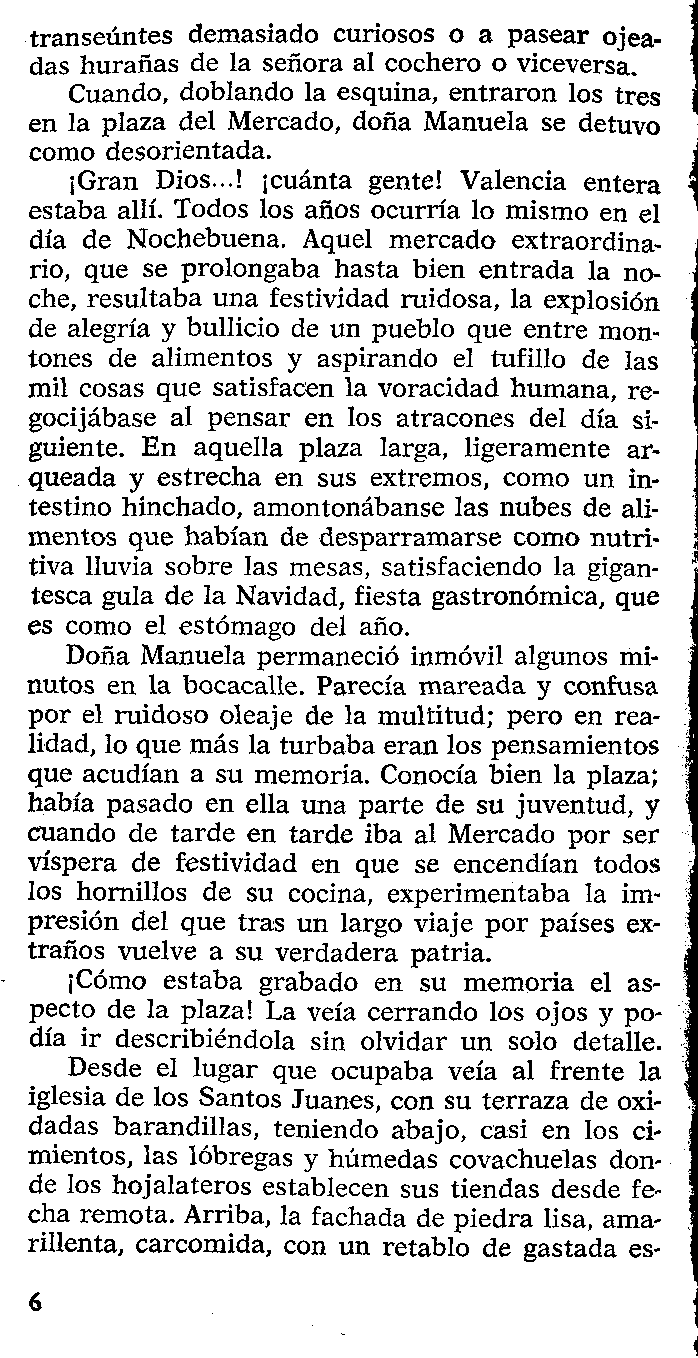
#> input picture 005.tif, 698 x 1358 px, given in place of the camera
$ jupyter execute --allow-errors Limpio.ipynb
#> lines starting #> are read from the running program, lines starting #| are printed output that depends on the picture; after the words box and inside, x2 and y2 are one past the last pixel; in counts of white or black regions, pixels touching at a corner belong together; pictures that were not available may be replaced by others from this repository, and a replacement may not be noted
[cell 1]
import re
import cv2 #opencv-python-headless             4.5.4.58/ ahora opencv-python                      4.5.5.62
import pytesseract
import numpy as np
import matplotlib.pyplot as plt
import time
import RPi.GPIO as GPIO #-> Usar GPIO para botón
import pyttsx3 # cambiar rate, volumen, voces, etc: https://pyttsx3.readthedocs.io/en/latest/engine.html
import pandas as pd
from pytesseract import Output

[cell 2]
#Tesseract, botón y pyttsx3
pytesseract.pytesseract.tesseract_cmd = r'D:\Program Files\Tesseract-OCR\tesseract.exe'
custom_config = r'--oem 3 --psm 1 -l spa'#-l language
engine = pyttsx3.init() #Inicializar pyttsx3
voices = engine.getProperty('voices')
engine.setProperty('voice', voices[2].id) #configurar las voces 2=Español
GPIO.setmode(GPIO.BCM)
GPIO.setup(17, GPIO.IN, pull_up_down=GPIO.PUD_UP) #pin GPIO (06=GND, 11 = GPIO17)

[cell 3]
# get grayscale image
def get_grayscale(image):
    return cv2.cvtColor(image, cv2.COLOR_BGR2GRAY)

# noise removal
def remove_noise(image):
    return cv2.GaussianBlur(image, (7, 7), 0)

#thresholding
def thresholding(img):
    ret2,th2 = cv2.threshold(img,0,255,cv2.THRESH_BINARY+cv2.THRESH_OTSU)
    return th2

#dilation
def dilate(image):
    kernel = np.ones((5,5),np.uint8)
    return cv2.dilate(image, kernel, iterations = 1)#1

#erosion
def erode(image):
    kernel = np.ones((5,5),np.uint8)
    return cv2.erode(image, kernel, iterations = 7)#3

#opening - erosion followed by dilation
def opening(image):
    kernel = np.ones((5,5),np.uint8)
    return cv2.morphologyEx(image, cv2.MORPH_OPEN, kernel)

#C
def canny(image):
    return cv2.Canny(image, 100, 200)

#Rotación
# [29 lines left out: functions getSkewAngle, rotateImage, not called in this run]

# Juntar
def deskew(cvImage):
    angle = getSkewAngle(cvImage)
    return rotateImage(cvImage, -1.0 * angle)

#template matching
def match_template(image, template):
    return cv2.matchTemplate(image, template, cv2.TM_CCOEFF_NORMED)

#Returns text in image
# [4 lines left out: function imagetotext, not called in this run]

def takepicture():
    webcam = cv2.VideoCapture(0)
    check, frame = webcam.read()
#> frame is the input picture: shape (1358, 698, 3); 84.9% white; black in thin lines or dots
#> `img = cv2.imread('049.tif', 0)`: img: shape (1358, 698); 84.9% white; black in thin lines or dots
    cv2.imwrite(filename=r'saved_img.jpg', img=frame)
    webcam.release()

def tts(text):
    engine.say(text);
    engine.runAndWait()

def remove_newlines(text):
        return text.replace("\n"," ") #para quitar las nuevas líneas y que lea con más fluidez

# [85 lines left out: functions leertxt, listafiltrada, accuracyAlonso, not called in this run]

def locateRegion(img):
    #gray
    gray = get_grayscale(img)
    blurred = remove_noise(gray)
    dilated = dilate(blurred)
    eroded = erode(dilated)
    thresh = cv2.threshold(eroded, 0, 255, cv2.THRESH_BINARY | cv2.THRESH_OTSU)[1]
    contours, hierarchy = cv2.findContours(image=thresh, mode=cv2.RETR_TREE, method=cv2.CHAIN_APPROX_NONE)
    image_copy = img.copy()
    cv2.drawContours(image=image_copy, contours=contours, contourIdx=-1, color=(0, 255, 0), thickness=2, lineType=cv2.LINE_AA)
    all_areas= []
    for cnt in contours:
        area= cv2.contourArea(cnt)
        all_areas.append(area)
    sorted_contours= sorted(contours, key=cv2.contourArea, reverse= True)
    mask = np.zeros_like(image_copy) # Queremos que nuestra región de interés sea blanca, y si no, negra
    cv2.drawContours(mask, sorted_contours, 0, (255,255,255), -1) # Hacemos que la región de interés sea blanca
    out = np.zeros_like(image_copy)
    out.fill(255)
    out[mask == 255] = img[mask == 255] # Extraemos el objeto y lo ponemos sobre nuestra "máscara"
    return out

#> (a cell that did not finish here is left out)

#> in thresholding, `ret2,th2 = cv2.threshold(img,0,255,cv2.THRESH_BINARY+cv2.THRESH_OTSU)`: ret2 = 0
    cv2.imwrite('prueba.jpeg', img)
    img = cv2.imread('prueba.jpeg')
    img = locateRegion(img)
#> in remove_noise, `return cv2.GaussianBlur(image, (7, 7), 0)`:
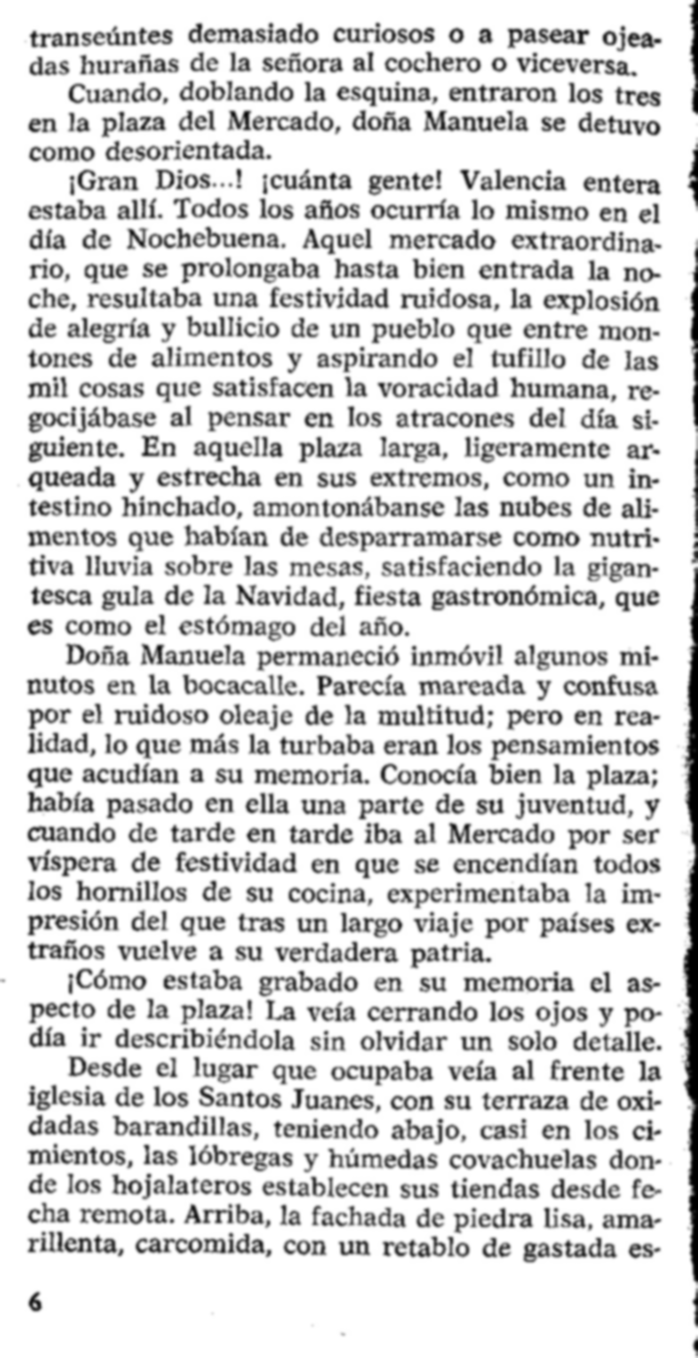
#> returned value: shape (1358, 698); min 0, max 255, mean 216.4
#> in dilate, `return cv2.dilate(image, kernel, iterations = 1)#1`:
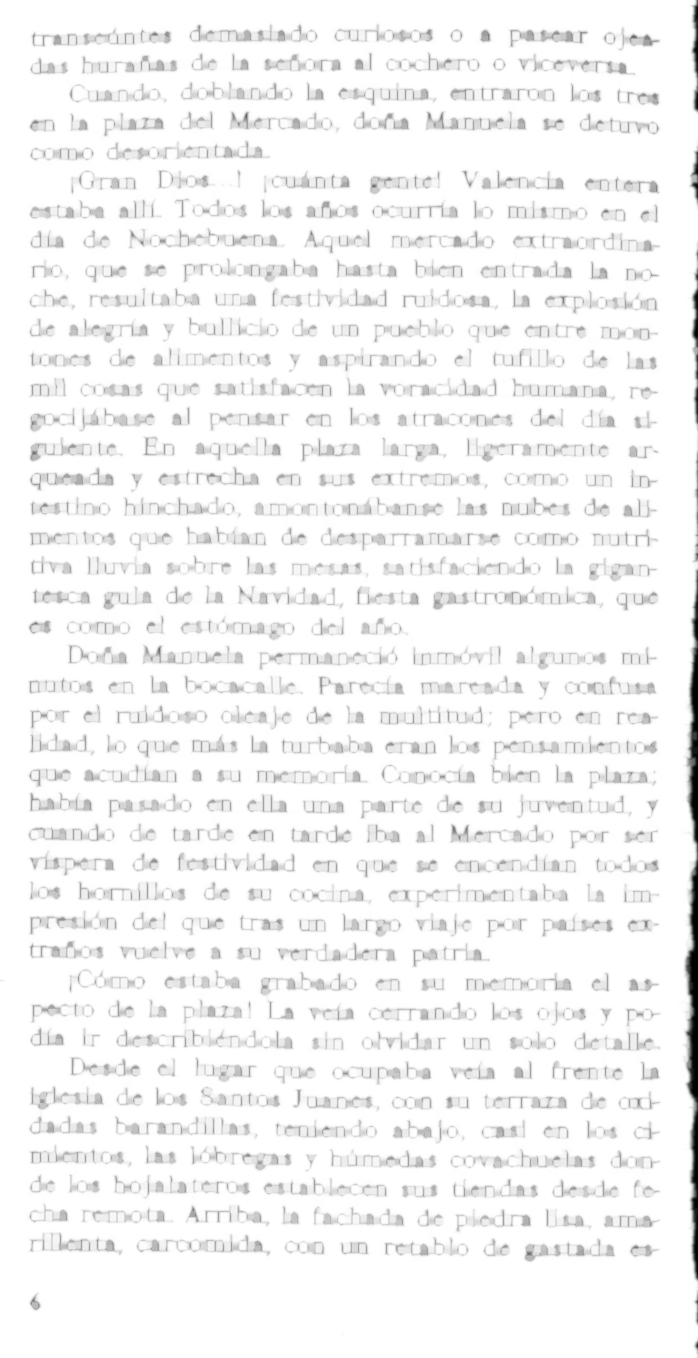
#> returned value: shape (1358, 698); min 0, max 255, mean 244.7
#> in erode, `return cv2.erode(image, kernel, iterations = 7)#3`:
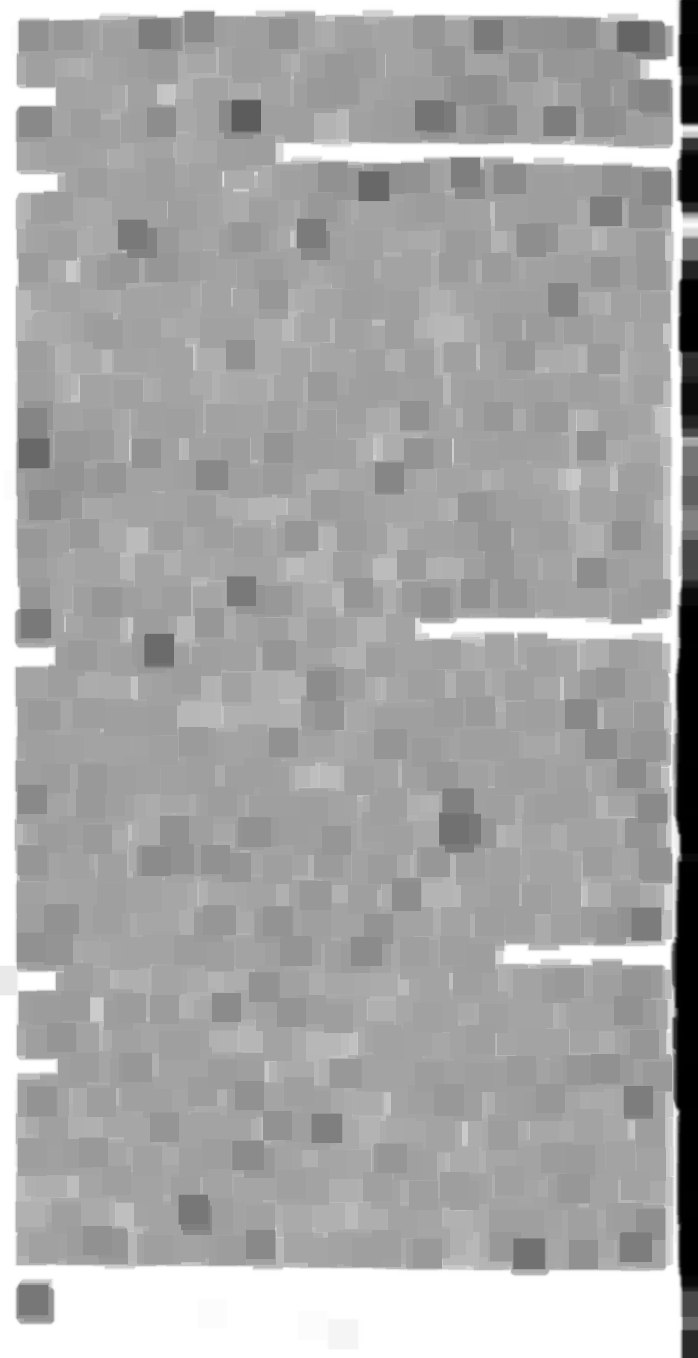
#> returned value: shape (1358, 698); min 0, max 255, mean 167.9
#> in locateRegion, `thresh = cv2.threshold(eroded, 0, 255, cv2.THRESH_BINARY | cv2.THRESH_..`:
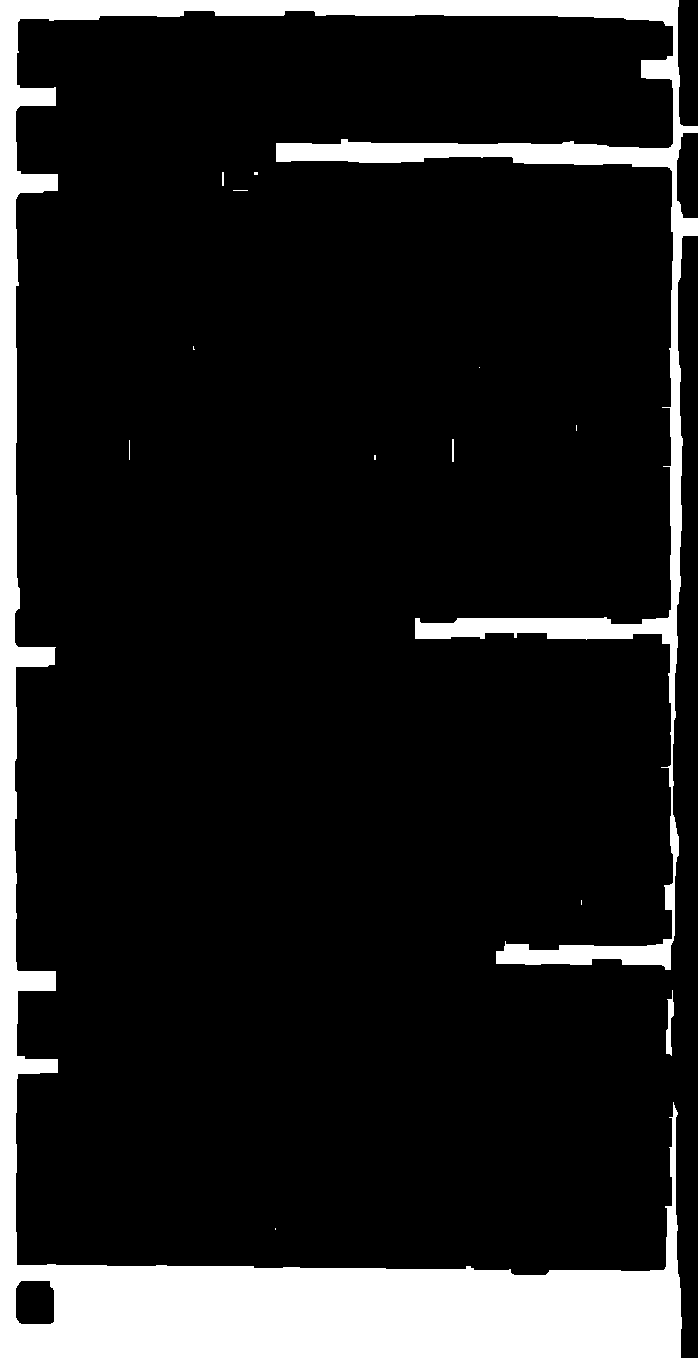
#> thresh: shape (1358, 698); 12.6% white; 13 white regions (8 under 20 px)
#> in locateRegion, `contours, hierarchy = cv2.findContours(image=thresh, mode=cv2.RETR_TRE..`: contours = 14 contours, 10 with area under 20; largest, box (x1, y1, x2, y2) and area: (0, 0, 698, 1358) 115651, (15, 1280, 55, 1325) 1640, (666, 990, 674, 1056) 216, (452, 439, 454, 462) 22
    img = deskew(img)
    cv2.imwrite('prueba.jpeg', img)
    text = imagetotext('049.tif')
    text = remove_newlines(text) #para quitar las nuevas lineas y que lea con fluidez
    tts(text)
    print(text)
    GPIO.wait_for_edge(17, GPIO.RISING)
